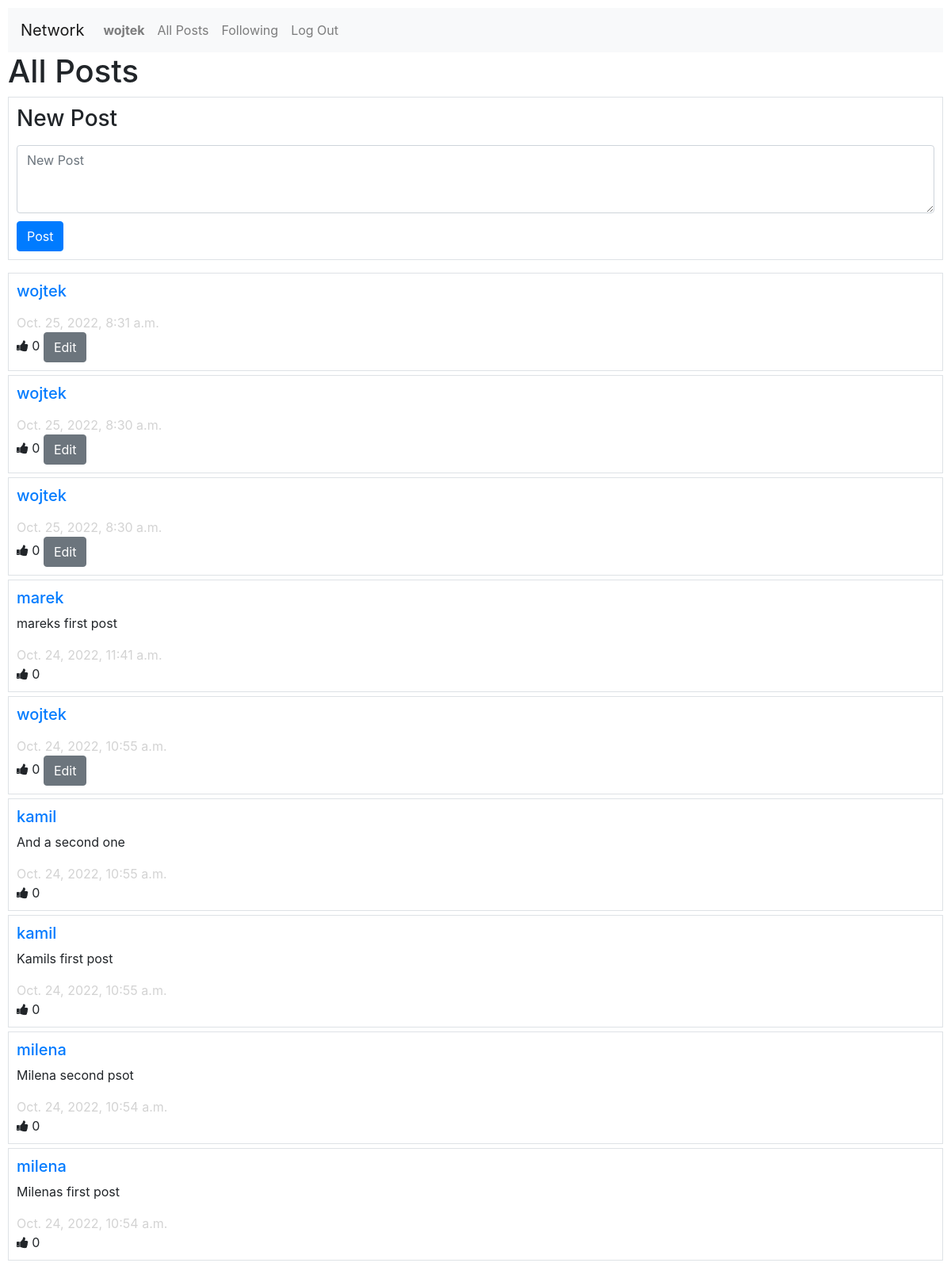
/ (signed in), run on the app's committed database.
### network/models.py (models this page shows, shortened)
class User(AbstractUser):
    pass
    number_followers = models.IntegerField(default = 0)
    def __str__(self):
        return self.username

class Post(models.Model):
    author = models.ForeignKey(User, on_delete=models.CASCADE)
    body = models.CharField(max_length = 1024)
    time_stamp = models.DateTimeField(auto_now_add = True)
    likes = models.PositiveIntegerField(default = 0)

### network/views.py (the view)
# urls.py: path("", views.index, name="index"),
def index(request):
    posts = Post.objects.order_by('-time_stamp')
    pagin = Paginator(posts, 10)
    page_number = request.GET.get('page')
    page_obj = pagin.get_page(page_number)
    return render(request, "network/index.html", {
        'posts':page_obj,
    })

### network/templates/network/index.html (shortened to what this page needs)
{% extends "network/layout.html" %}
{% block body %}
<h1>All Posts</h1>
    <form method="POST" action="new_post">
        <div class="form-group border" id="new_post_div">
            <label for="new"><h3>New Post</h3></label>
            <textarea id="new_post" placeholder="New Post" name="new" class="form-control" rows="3"></textarea>
            <button type="submit" class="btn btn-primary" id="post_button">Post</button>
        </div>
    </form>
    {% for post in posts %}
        <div class="border post">
            <h5><a href = "{% url 'profile' post.author %}">{{post.author}}</a></h5>
            <p class="post_body" id="body{{post.id}}">{{post.body}}</p>
            <span id="timestamp">{{post.time_stamp}}</span><br>
            <span id="likes"><i class="fa fa-thumbs-up"></i> {{post.likes}}</span>
            {% if post.author == user %}
            <button class="btn btn-secondary" id={{post.id}} >Edit</button>
            {% endif %}
        </div>
    {%endfor%}
{% endblock %}

### network/templates/network/layout.html (shortened to what this page needs)
{% load static %}
<!DOCTYPE html>
<html lang="en">
    <head>
        <link rel="stylesheet" href="https://stackpath.bootstrapcdn.com/bootstrap/4.4.1/css/bootstrap.min.css">
        <link href="{% static 'network/styles.css' %}" rel="stylesheet">
        <link rel="stylesheet" href="https://cdnjs.cloudflare.com/ajax/libs/font-awesome/4.7.0/css/font-awesome.min.css">
    </head>
    <body>
        <nav class="navbar navbar-expand-lg navbar-light bg-light">
            <a class="navbar-brand" href="#">Network</a>
            <div>
              <ul class="navbar-nav mr-auto">
                {% if user.is_authenticated %}
                    <li class="nav-item">
                        <a class="nav-link" href="{% url 'profile' user %}"><strong>{{ user.username }}</strong></a>
                    </li>
                {% endif %}
                <li class="nav-item">
                  <a class="nav-link" href="{% url 'index' %}">All Posts</a>
                </li>
                {% if user.is_authenticated %}
                    <li class="nav-item">
                        <a class="nav-link" href="{% url 'following' %}">Following</a>
                    </li>
                    <li class="nav-item">
                        <a class="nav-link" href="{% url 'logout' %}">Log Out</a>
                    </li>
                {% endif %}
              </ul>
            </div>
          </nav>
        <div class="body">
            {% block body %}
            {% endblock %}
        </div>
    </body>
</html>

### network/static/network/styles.css (style rules this page uses)
#new_post_div { padding: 10px; }
#post_button { margin-top: 10px; }
body { padding: 10px; }
.post { padding: 10px; margin-bottom: 5px; }
#timestamp { color: lightgrey; }

### data on the page
User: username "wojtek"
Post: author "wojtek", time_stamp "Oct. 25, 2022, 8:31 a.m.", likes "0"
Post: author "wojtek", time_stamp "Oct. 25, 2022, 8:30 a.m.", likes "0"
Post: author "wojtek", time_stamp "Oct. 25, 2022, 8:30 a.m.", likes "0"
Post: author "marek", body "mareks first post", time_stamp "Oct. 24, 2022, 11:41 a.m.", likes "0"
Post: author "wojtek", time_stamp "Oct. 24, 2022, 10:55 a.m.", likes "0"
Post: author "kamil", body "And a second one", time_stamp "Oct. 24, 2022, 10:55 a.m.", likes "0"
Post: author "kamil", body "Kamils first post", time_stamp "Oct. 24, 2022, 10:55 a.m.", likes "0"
Post: author "milena", body "Milena second psot", time_stamp "Oct. 24, 2022, 10:54 a.m.", likes "0"
Post: author "milena", body "Milenas first post", time_stamp "Oct. 24, 2022, 10:54 a.m.", likes "0"
